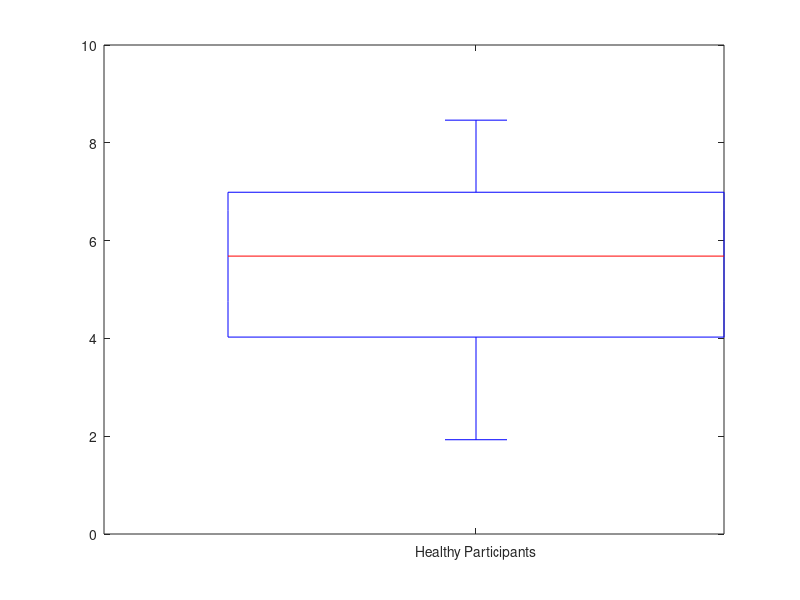

Write the MATLAB code that produced this figure. (Note: this script raises an error after producing the figure.)
% Read data
severity_values = [4.923, 2.544, 1.928, 4.027, 4.222, 5.113, 2.890, 3.976, 4.678, 7.982, 5.782, 6.723, 8.463, 7.345, 3.678, 6.986, 6.989, 5.683, 7.381, 5.612, 8.344, 3.537, 7.332, 6.664, 5.917];

% Strabismus patient data
strabismus_value = 65.109;

% Calculate maximum and minimum values
max_value = max(severity_values);
min_value = min(severity_values);

% Calculate variance
variance_value = var(severity_values);

% Plot boxplot
figure;
boxplot(severity_values, 'Labels', {'Healthy Participants'});
hold on;

% Plot strabismus patient value line
yline(strabismus_value, '--r', 'Strabismus Patient');

% Mark maximum and minimum values
plot(1, max_value, 'g*', 'MarkerSize', 10, 'DisplayName', 'Max Value');
plot(1, min_value, 'b*', 'MarkerSize', 10, 'DisplayName', 'Min Value');

% Add text annotations for maximum and minimum values
text(1.1, max_value, ['Max: ', num2str(max_value)], 'FontSize', 12, 'Color', 'g');
text(1.1, min_value, ['Min: ', num2str(min_value)], 'FontSize', 12, 'Color', 'b');

% Add text annotation for strabismus patient value
text(1.1, strabismus_value, ['Strabismus: ', num2str(strabismus_value)], 'FontSize', 12, 'Color', 'r');

% Display variance in the bottom right corner
x_limits = xlim;
y_limits = ylim;
text(x_limits(2) - 0.2, y_limits(2) +5, ['Variance: ', num2str(variance_value)], 'FontSize', 12, 'Color', 'k', 'HorizontalAlignment', 'right');

% Add title and labels
title('Severity Values of Participants');
ylabel('Severity Value');

% Display legend
legend('Healthy Participants', 'Strabismus Patient', 'Location', 'southeast');
hold off;
